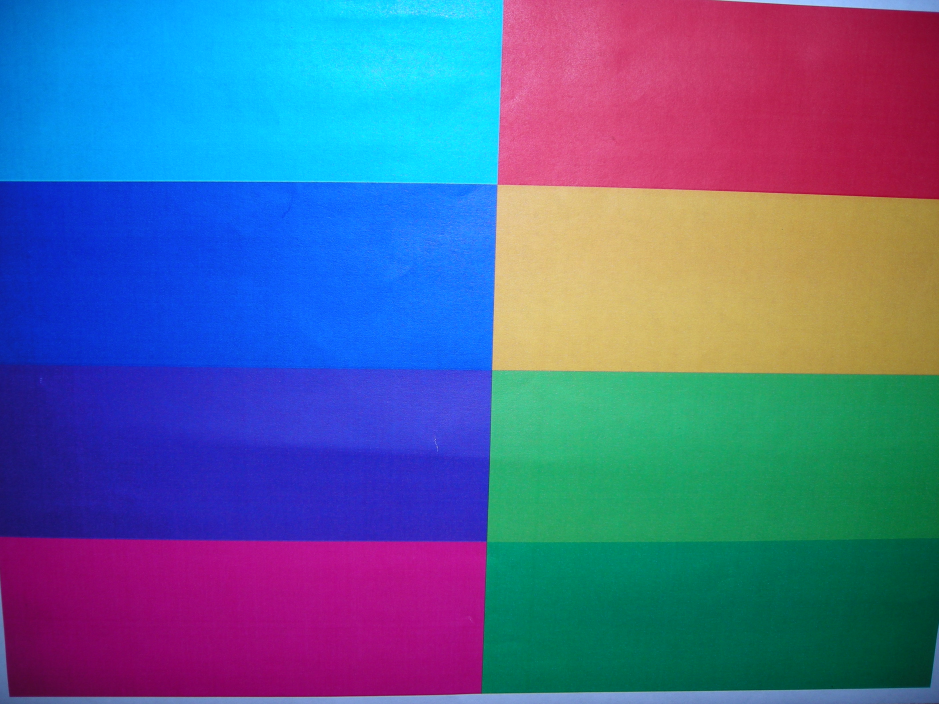
#> input picture vision/DSCN0107.JPG, 2816 x 2112 px (shown at 1/3 size)
$ python makehist.py DSCN0107.JPG
#> lines starting #> are read from the running program, lines starting #| are printed output that depends on the picture
import colorsys
import sys
from PIL import Image
from pylab import *

def rgb_to_hsv(r, g, b):
    r = float(r)/255
    g = float(g)/255
    b = float(b)/255

    minval = min(r, g, b)
    maxval = max(r, g, b)
    delta = maxval - minval

    v = maxval
    if delta == 0:
        h = 0
        s = 0
    else:
        s = delta / maxval
        del_r = (((maxval - r) / 6) + (delta / 2)) / delta
        del_g = (((maxval - g) / 6) + (delta / 2)) / delta
        del_b = (((maxval - b) / 6) + (delta / 2)) / delta

        if r == maxval:
            h = del_b - del_g
        elif g == maxval:
            h = (float(1)/3) + del_r - del_b
        elif b == maxval:
            h = (float(2)/3) + del_g - del_r

        if h < 0:
            h = h + 1
        if h > 1:
            h = h - 1

    return (h*360, s*100, v*100)


im = Image.open(sys.argv[1]).resize((80, 60))
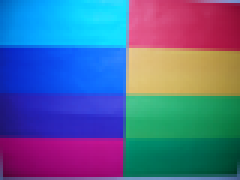
#> im: PIL image 80x60 RGB (shown 3 times larger); mean R, G, B 82.3, 103.1, 151.4
WIDTH, HEIGHT = im.size
#> WIDTH = 80; HEIGHT = 60
out = Image.new("RGB", (WIDTH, HEIGHT))
#> out: PIL image 80x60 RGB; every value is 0
dataout = out.load()
rgb = list(im.getdata())
#> rgb = 4800 items, first 6: (1, 96, 185), (1, 104, 193), (2, 109, 199), (2, 114, 205), (3, 122, 213), (3, 126, 218)
hsv = [rgb_to_hsv(x[0], x[1], x[2]) for x in rgb]
#> hsv = 4800 items, first 6: (209, 99.46, 72.55), (207.8, 99.48, 75.69), (207.4, 98.99, 78.04), (206.9, 99.02, 80.39), (206, 98.59, 83.53), (205.7, 98.62, 85.49)
hue = [x[0] for x in hsv]
#> hue = 4800 values, max 358.4 at index 1351, min 0 at index 1350, mean 210.5
sat = [x[1] for x in hsv]
#> sat = 4800 values, max 100 at index 3755, min 2.23 at index 1482, mean 81.8
val = [x[2] for x in hsv]
#> val = 4800 values, max 100 at index 15, min 20 at index 4638, mean 74.16

def get_data(huemin=0, huemax=360, satmin=0, satmax=100, valmin=0, valmax=100):
#> called with huemin = 0, huemax = 360, satmin = 0, satmax = 100, valmin = 0, valmax = 100
    global hues, sats, vals, huesats, im, out
    huecount = {}
    huesatcount = {}
    satcount = {}
    valcount = {}
    for x in range(0, 361):
        huecount[x] = 0
        huesatcount[x] = 0
    for x in range(0, 101):
        satcount[x] = 0
        valcount[x] = 0

    for i in range(0, len(hue)):
        curhue = int(hue[i])
        cursat = int(sat[i])
        curval = int(val[i])

        if cursat >= satmin and cursat <= satmax and \
            curval >= valmin and curval <= valmax and \
            curhue >= huemin and curhue <= huemax:
                dataout[i%WIDTH, i/WIDTH] =  (34, 255, 0)
        else:
                dataout[i%WIDTH, i/WIDTH] = rgb[i]


        if cursat >= satmin and cursat <= satmax and \
                curval >= valmin and curval <= valmax:
                    huecount[curhue] = huecount[curhue] + 1
                    huesatcount[curhue] += sat[i]
        if curhue >= huemin and curhue <= huemax and \
                curval >= valmin and curval <= valmax:
                    satcount[cursat] = satcount[cursat] + 1
        if curhue >= huemin and curhue <= huemax and \
                cursat >= satmin and cursat <= satmax:
                    valcount[curval] = valcount[curval] + 1
#> this loop made 4800 passes
#> (curhue, cursat, curval) on passes 1 to 3: (209, 99, 72), (207, 99, 75), (207, 98, 78)
#> after the loop, huecount = 361 items; huesatcount = 361 items; satcount = 101 items; valcount = 101 items

    hues = [huecount[x] for x in range(0, 360)]
#> hues = 360 values, max 252 at index 316, min 0 at index 1, mean 13.33
    sats = [satcount[x] for x in range(0, 100)]
#> sats = 100 values, max 354 at index 94, min 0 at index 0, mean 43.72
    vals = [valcount[x] for x in range(0, 100)]
#> vals = 100 values, max 207 at index 99, min 0 at index 0, mean 42.99
    huesats = [huesatcount[x]/(huecount[x]+1) for x in range(0, 360)]
#> huesats = 360 values, max 99.25 at index 165, min 0 at index 1, mean 34.63

    subplot(322)
    cla()
    title("Saturation for hue %d - %d and val %d - %d" % (huemin, huemax, valmin,
        valmax))
    plot(sats)
    axis([-5, 105, 0, max(sats)])

    subplot(324)
    cla()
    title("Values for hue %d - %d and sat %d - %d" % (huemin, huemax, satmin,
        satmax))
    axis([-5, 105, 0, max(vals)])
    plot(vals)

    subplot(321)
    cla()
    title("Hues for val %d - %d and sat %d - %d. Average %d" % (valmin, valmax, satmin,
        satmax, sum(hues)/360))
    plot(hues)
    axis([-5, 370, 0, max(hues)]) #, max(sats), max(vals))])

    subplot(323)
    cla()
    plot(huesats)
    title("Average Saturation per hue")
    axis([-5, 370, 0, max(huesats)])

    subplot(325)
    cla()
    imshow(im)

    subplot(326)
    cla()
    imshow(out)


posdown = []
datadown = 0

def graph_press(event):
    global posdown, datadown
    if event.inaxes:
        posdown = event.inaxes.get_position()
        datadown = event.xdata

def graph_release(event):
    global posdown, datadown
    global hues, sats, vals, huesats
    if event.inaxes:
        posup = event.inaxes.get_position()
        dataup = event.xdata
        if posup == posdown:
            if posup[1] > 0.5 and \
            posup[0] == 0.125:
                #hue dragged
                get_data(huemin=min(dataup, datadown),
                         huemax=max(dataup, datadown))

            if posup[1] > 0.5 and posup[0] != 0.125:
                #Saturations
                get_data(satmin=min(dataup, datadown),
                         satmax=max(dataup, datadown))
            if posup[1] < 0.5 and posup[0] != 0.125:
                #values
                get_data(valmin=min(dataup, datadown),
                         valmax=max(dataup, datadown))

connect("button_press_event", graph_press)
connect("button_release_event", graph_release)

get_data()
show()
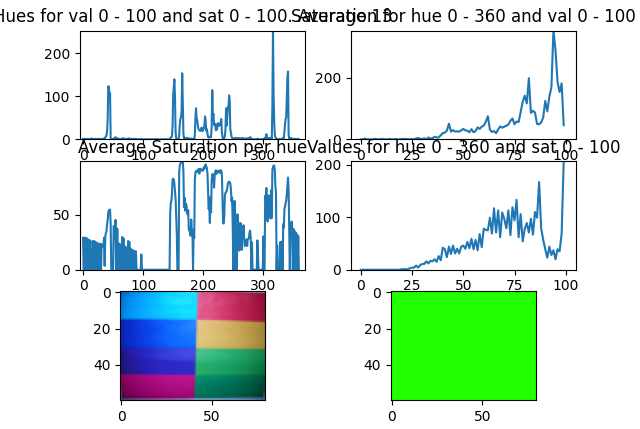
#> figure drawn by matplotlib, 6 panels; panel 1: curve peaks at x = 94, y = 354; panel 2: curve peaks at x = 99, y = 207; panel 3: curve peaks at x = 316, y = 252; panel 4: curve peaks at x = 165, y = 99.25
#savefig(sys.argv[1] + ".out.png")
